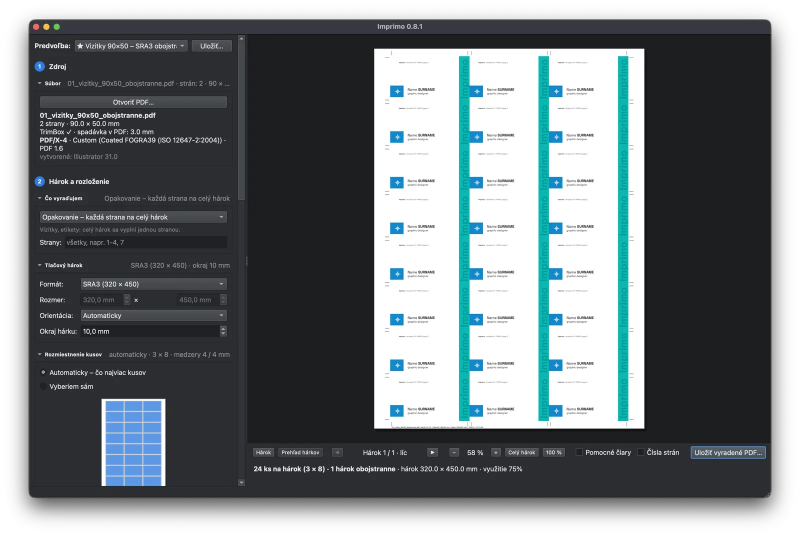
#> input picture docs/mac/hero_sk_dark.webp, 1600 x 1072 px (shown at 1/2 size)
$ python tools_share_image.py
#> lines starting #> are read from the running program, lines starting #| are printed output that depends on the picture
"""Social media images (1200 × 630): docs/img/share.png (website preview) and
promo/imprimo-kofi.png (Ko-fi / support banner, promo/ is not in git).
Uses the website hero screenshot docs/mac/hero_sk_dark.webp – retake that first.
macOS only (Helvetica Neue, Menlo).  Run from the repository root:
    .venv/bin/python tools_share_image.py
"""
import os, math
from PIL import Image, ImageDraw, ImageFont
HN = "/System/Library/Fonts/HelveticaNeue.ttc"
MONO = "/System/Library/Fonts/Menlo.ttc"
S = 3                                     # draw 3× larger, then scale down = smooth edges
W, H = 1200 * S, 630 * S
INK, MUTED = (21, 23, 28), (150, 158, 172)
C, M, Y, K = (0, 148, 200), (207, 0, 114), (240, 189, 0), (240, 242, 245)
WHITE = (255, 255, 255)

def font(size, idx=0, path=HN):
    return ImageFont.truetype(path, size * S, index=idx)

def heart(d, cx, cy, size, fill):
    """Classic heart curve (x = 16 sin³t, y = 13 cos t − 5 cos 2t − 2 cos 3t − cos 4t)."""
    k = size / 34.0
    pts = []
    for i in range(240):
        t = 2 * math.pi * i / 240
        x = 16 * math.sin(t) ** 3
        y = 13 * math.cos(t) - 5 * math.cos(2 * t) - 2 * math.cos(3 * t) - math.cos(4 * t)
        pts.append((cx + x * k, cy - y * k - size * 0.05))
    d.polygon(pts, fill=fill)

def card(out, kofi):
#> called with out = 'promo/imprimo-kofi.png', kofi = True
    im = Image.new("RGB", (W, H), INK)
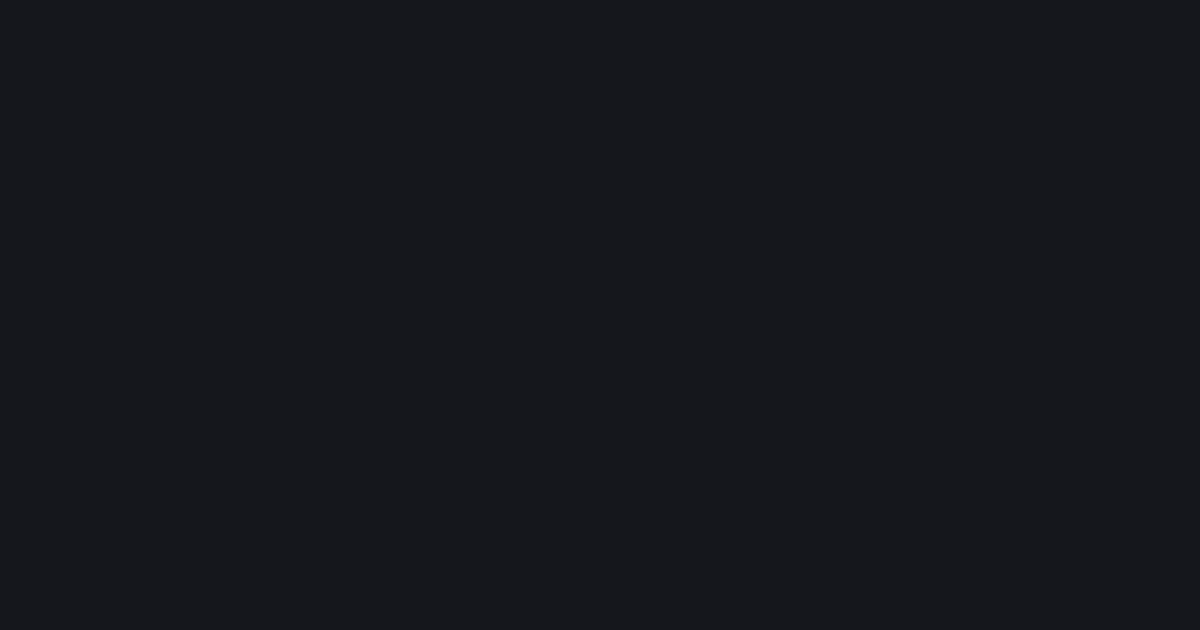
#> im: PIL image 3600x1890 RGB (shown at 1/3 size); mean R, G, B 21, 23, 28
    d = ImageDraw.Draw(im)
    shot = Image.open("docs/mac/hero_sk_dark.webp").convert("RGBA")
#> shot is the input picture: PIL image 1600x1072 RGBA; mean R, G, B, A 77.6, 84.6, 87.3, 216.4
    sw = 700 * S
    shot = shot.resize((sw, round(shot.height * sw / shot.width)), Image.LANCZOS)
#> shot: PIL image 2100x1407 RGBA
    sx, sy = 615 * S, 110 * S
    im.paste(shot, (sx, sy), shot)
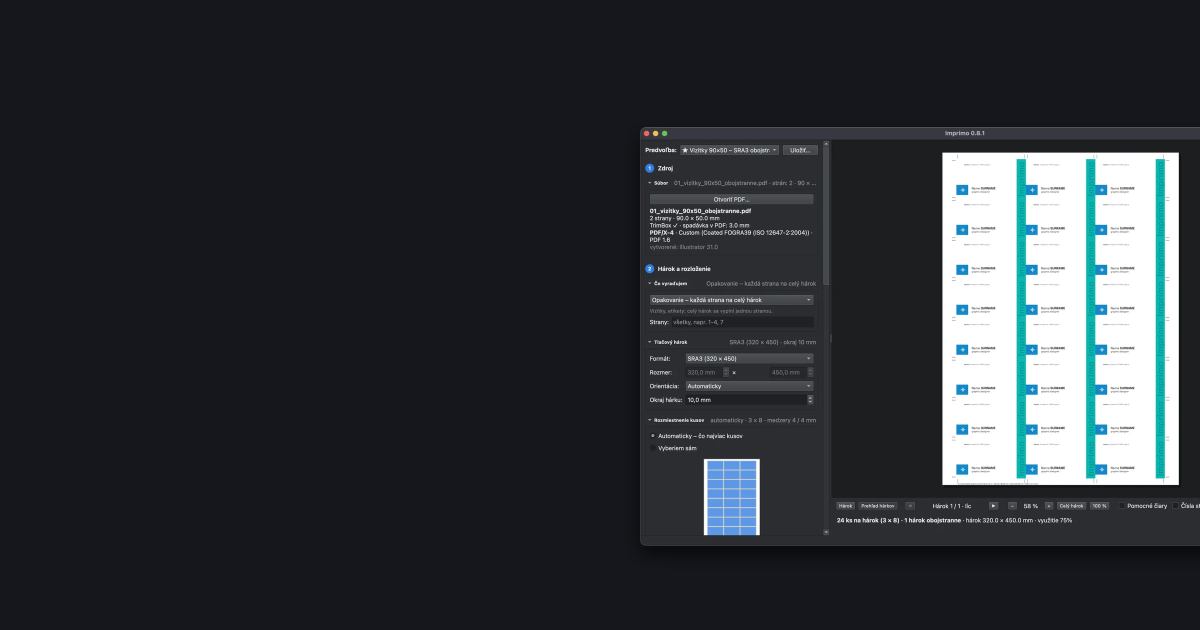
#> im: PIL image 3600x1890 RGB (shown at 1/3 size); mean R, G, B 46.4, 50.7, 55.3
    bx0, by0, _x, _y = shot.getchannel("A").point(lambda a: 255 if a > 230 else 0).getbbox()
#> bx0 = 76; by0 = 52
    wx, wy = sx + bx0, sy + by0
#> wx = 1921; wy = 382
    mk, lw = (110, 116, 128), 2 * S
    d.line([(wx - 10 * S, wy + 18 * S), (wx - 36 * S, wy + 18 * S)], fill=mk, width=lw)
    d.line([(wx + 18 * S, wy - 10 * S), (wx + 18 * S, wy - 36 * S)], fill=mk, width=lw)
    tx, ty, r = wx - 30 * S, wy - 30 * S, 9 * S
#> tx = 1831; ty = 292; r = 27
    d.ellipse([tx - r, ty - r, tx + r, ty + r], outline=mk, width=lw)
    d.line([(tx - 16 * S, ty), (tx + 16 * S, ty)], fill=mk, width=lw)
    d.line([(tx, ty - 16 * S), (tx, ty + 16 * S)], fill=mk, width=lw)

#> (the run stopped early here; a loop or call above may not have finished)

$ run again, with docs/mac/booklet_en_dark.webp copied over docs/mac/hero_sk_dark.webp
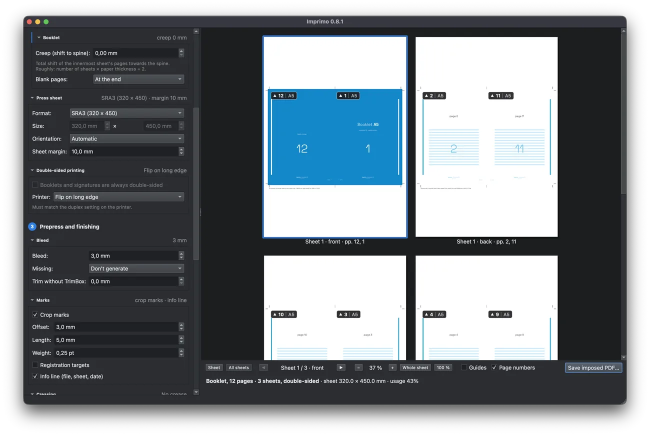
#> input picture docs/mac/booklet_en_dark.webp, 1300 x 871 px (shown at 1/2 size)
#> in card, shot is the input picture: PIL image 1300x871 RGBA; mean R, G, B, A 88.6, 95.4, 100.2, 216.3
#> in card, `shot = shot.resize((sw, round(shot.height * sw / shot.width)), Image.L..`:
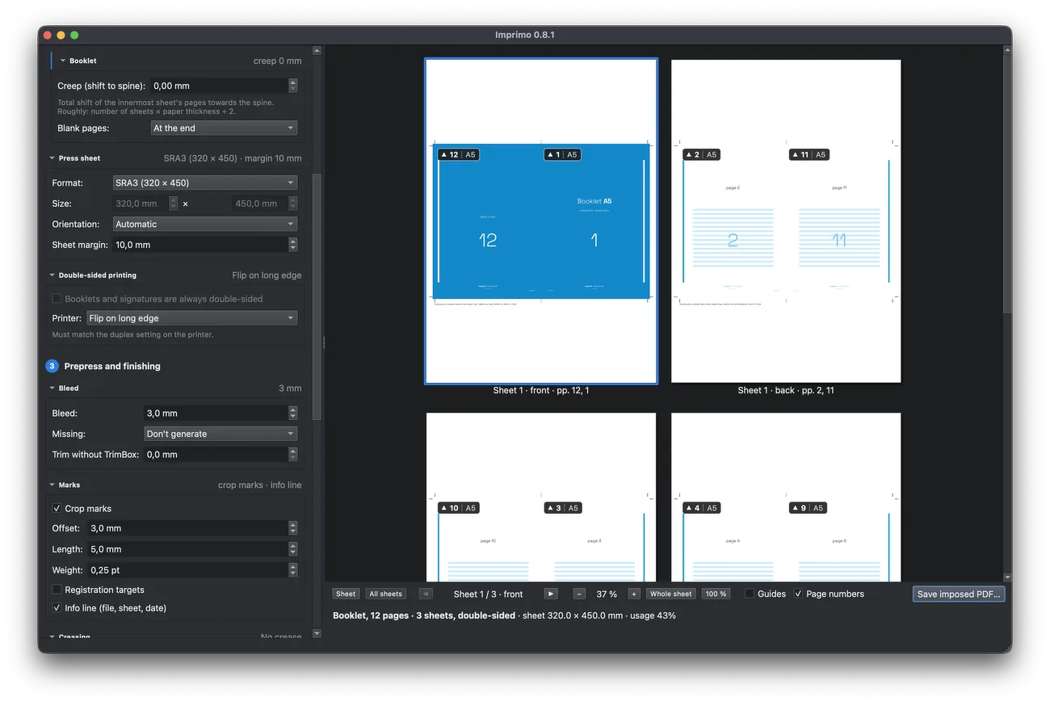
#> shot: PIL image 2100x1407 RGBA (shown at 1/2 size); mean R, G, B, A 88.6, 95.3, 100.2, 216.3; transparent parts drawn white
#> in card, `im.paste(shot, (sx, sy), shot)`:
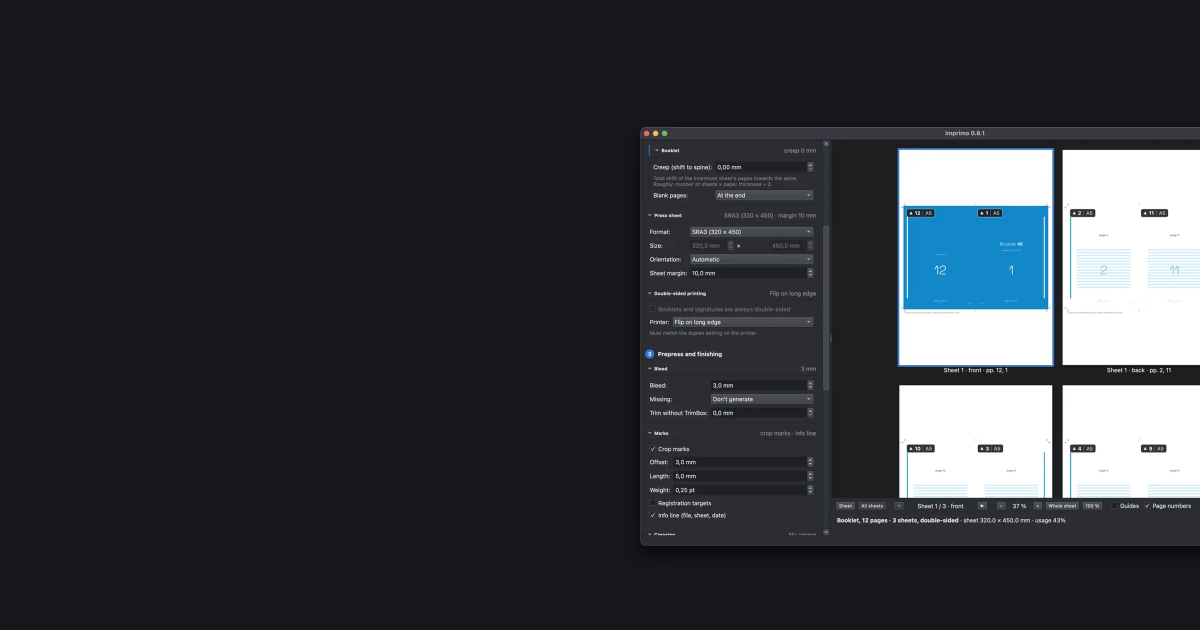
#> im: PIL image 3600x1890 RGB (shown at 1/3 size); mean R, G, B 49.7, 53.8, 59.3
#> bx0 = 76; by0 = 52
#> wx = 1921; wy = 382
#> tx = 1831; ty = 292; r = 27

$ run again, with docs/mac/booklet_en_light.webp copied over docs/mac/hero_sk_dark.webp
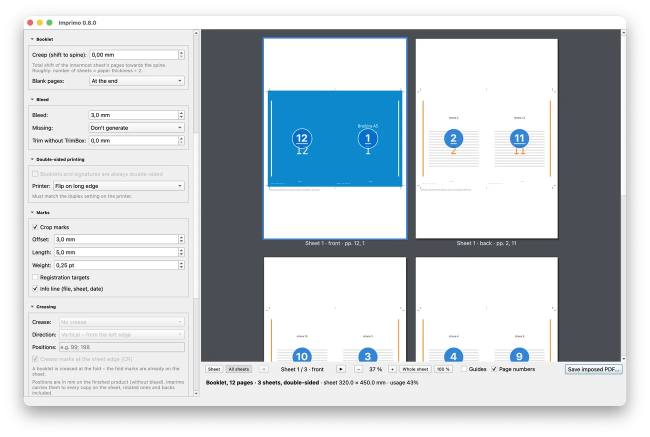
#> input picture docs/mac/booklet_en_light.webp, 1300 x 874 px (shown at 1/2 size)
#> in card, shot is the input picture: PIL image 1300x874 RGBA; mean R, G, B, A 158.3, 164.9, 169.5, 214.1
#> shot: PIL image 2100x1412 RGBA
#> in card, `im.paste(shot, (sx, sy), shot)`:
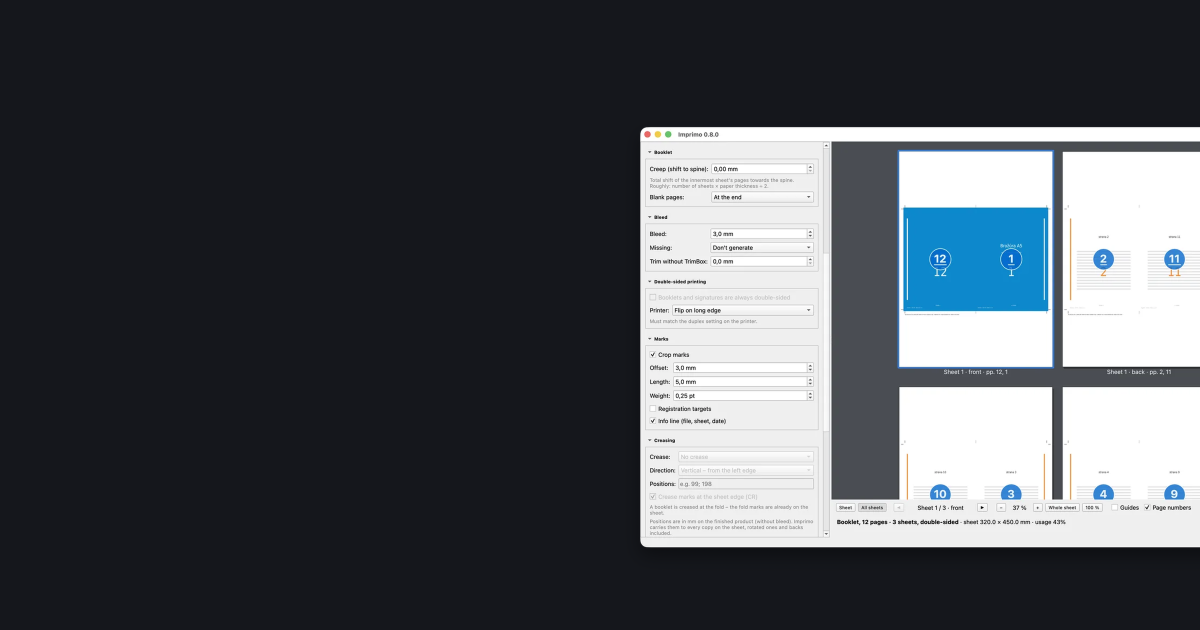
#> im: PIL image 3600x1890 RGB (shown at 1/3 size); mean R, G, B 76.7, 80.9, 86.1
#> bx0 = 76; by0 = 52
#> wx = 1921; wy = 382
#> tx = 1831; ty = 292; r = 27
